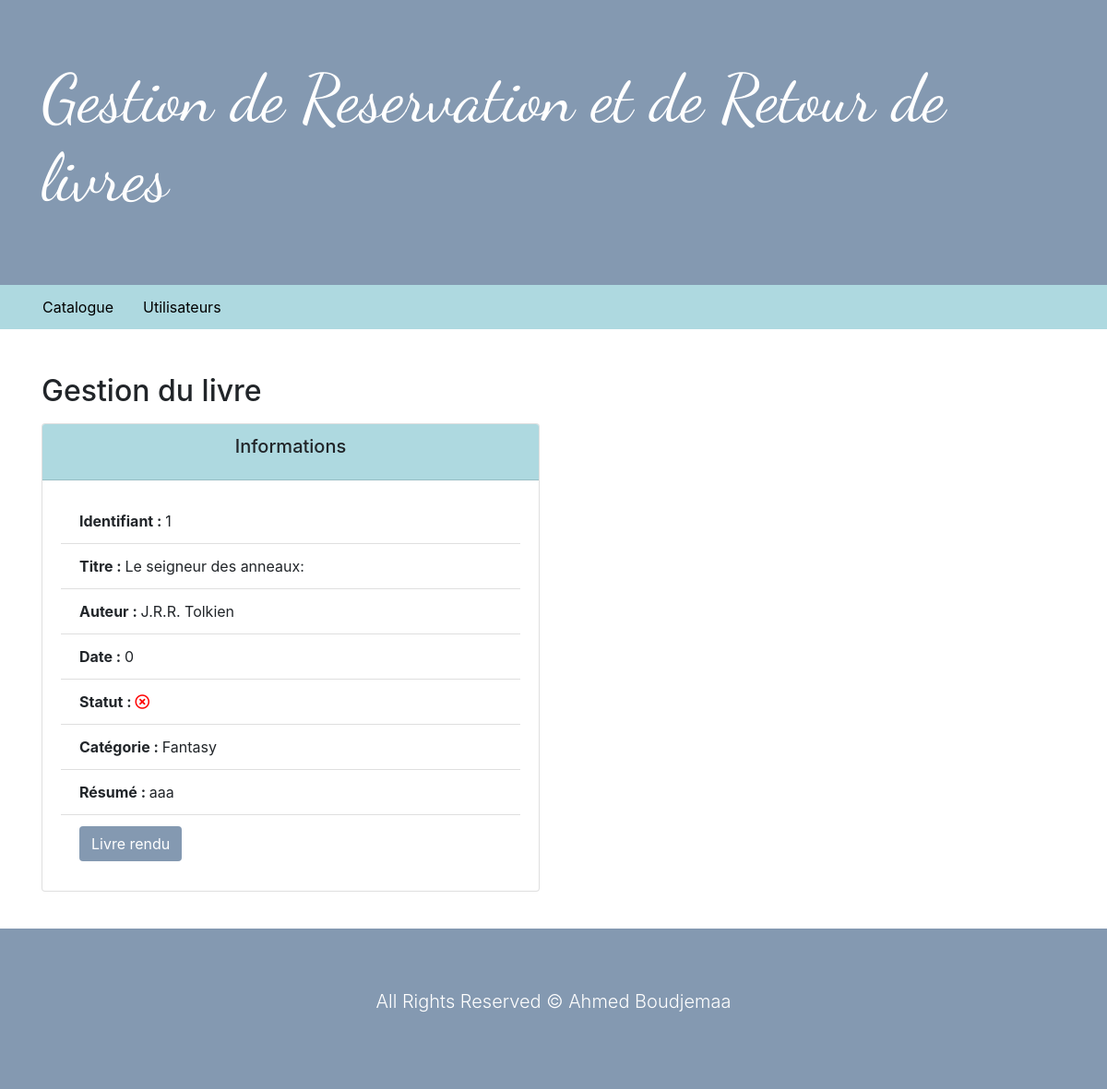
The app's page /controllers/book.php?book=1 with its own data.
### tables this page shows
CREATE TABLE IF NOT EXISTS  `book` (
  `b_id` int(11) NOT NULL,
  `title` varchar(255) NOT NULL,
  `author` varchar(255) NOT NULL,
  `summary` text NOT NULL,
  `releaseDate` int(4) NOT NULL,
  `status` tinyint(4) NOT NULL,
  `user` int(11) DEFAULT NULL,
  `category` varchar(100) NOT NULL
);

### controllers/book.php (called while the page is built, shortened)
<?php
$bookManager = new BookManager();
$book = false;
if(isset($_GET["book"]) && !empty($_GET["book"])) {
  $book = $bookManager->getBookAndUser($_GET["book"]);
}
else {
  $message = "Hum bizare, il semble que vous n'avez pas sélectionné de livre";
}
include "../views/bookView.php";
 ?>

### model/Database.php (called while the page is built, shortened)
<?php
class Database
{
static public function BD() {
  $db = new PDO("mysql:host=" . self::HOST .";dbname=" . self::NAME , self::LOGIN, self::PASSWORD);
  return $db;
}
}
 ?>

### model/BookManager.php (called while the page is built, shortened)
<?php
final class BookManager {
  private PDO $_db;
  public function __construct()
  {
    $this->_db = Database::BD();
  }
    public function getBookAndUser(int $id):Book {
      $query = $this->_db->prepare("SELECT
        b.b_id, b.title, b.author, b.summary, b.releaseDate, b.status, b.category,
        u.prenom, u.lastName, u.age, u.Adresse, u.phone, u.mail, u.personnalCode
        FROM book AS b
        LEFT JOIN user AS u
        ON b.user = u.personnalCode
        WHERE b.b_id = ?");
      $query->execute([$id]);
      $data = $query->fetch(PDO::FETCH_ASSOC);
      $book = new Book($data);
      return $book;
    }
}
 ?>

### services/Hydrator.php (called while the page is built, shortened)
<?php
trait Hydrator {
  public function hydrate($data = false) {
    if($data && is_array($data)) {
      foreach ($data as $key => $value) {
        $method = "set" . ucfirst($key);
      }
    }
  }
}
 ?>

### views/bookView.php (the view, shortened to what this page needs)
<?php
  include("template/header.php")
 ?>
<h2 class="mb-3">Gestion du livre</h2>
<?php
if($book) {
  ?>
  <div class="row">
      <div class="col-6">
        <div class="card mb-3">
          <div class="card-header bgBlue text-center">
            <h5 class="card-title">Informations </h5>
          </div>
          <div class="card-body">
            <ul class="list-group list-group-flush">
              <li class='list-group-item'><span class="font-weight-bold">Identifiant : </span><?php echo $book->getB_id(); ?></li>
              <li class='list-group-item'><span class="font-weight-bold">Titre : </span><?php echo $book->getTitle() ?>:</li>
              <li class='list-group-item'><span class="font-weight-bold">Auteur : </span><?php echo $book->getAuthor() ?></li>
              <li class='list-group-item'><span class="font-weight-bold">Date : </span><?php echo $book->getReleaseDate() ?></li>
              <li class='list-group-item'><span class="font-weight-bold">Statut : </span><?php echo $book->getStatusIcon() ?></li>
              <li class='list-group-item'><span class="font-weight-bold">Catégorie : </span><?php echo $book->getCategory() ?></li>
              <li class='list-group-item'><span class="font-weight-bold">Résumé : </span><?php echo $book->getSummary() ?></li>
              <li class='list-group-item'>
                <?php
                  if($book->getStatus()) {
                    include("../views/Forms/borrowForm.php");
                    include("../views/Forms/deleteBookForm.php");
                  }
                  else {
                    include("../views/Forms/returnForm.php");
                  }
                 ?>
              </li>
            </ul>
          </div>
        </div>
      </div>
      <div class="col-6">
      </div>
  </div>
<?php
}
else{
  echo $message;
}
?>
<?php
  include("template/footer.php")
 ?>

### assets/css/main.css (style rules this page uses)
html { color: #222; font-size: 1em; line-height: 1.4; }
.bgBlue { background-color: #aed9e0; }

### records on screen
book: b_id "1", title "Le seigneur des anneaux", author "J.R.R. Tolkien", releaseDate "0", category "Fantasy", summary "aaa"
